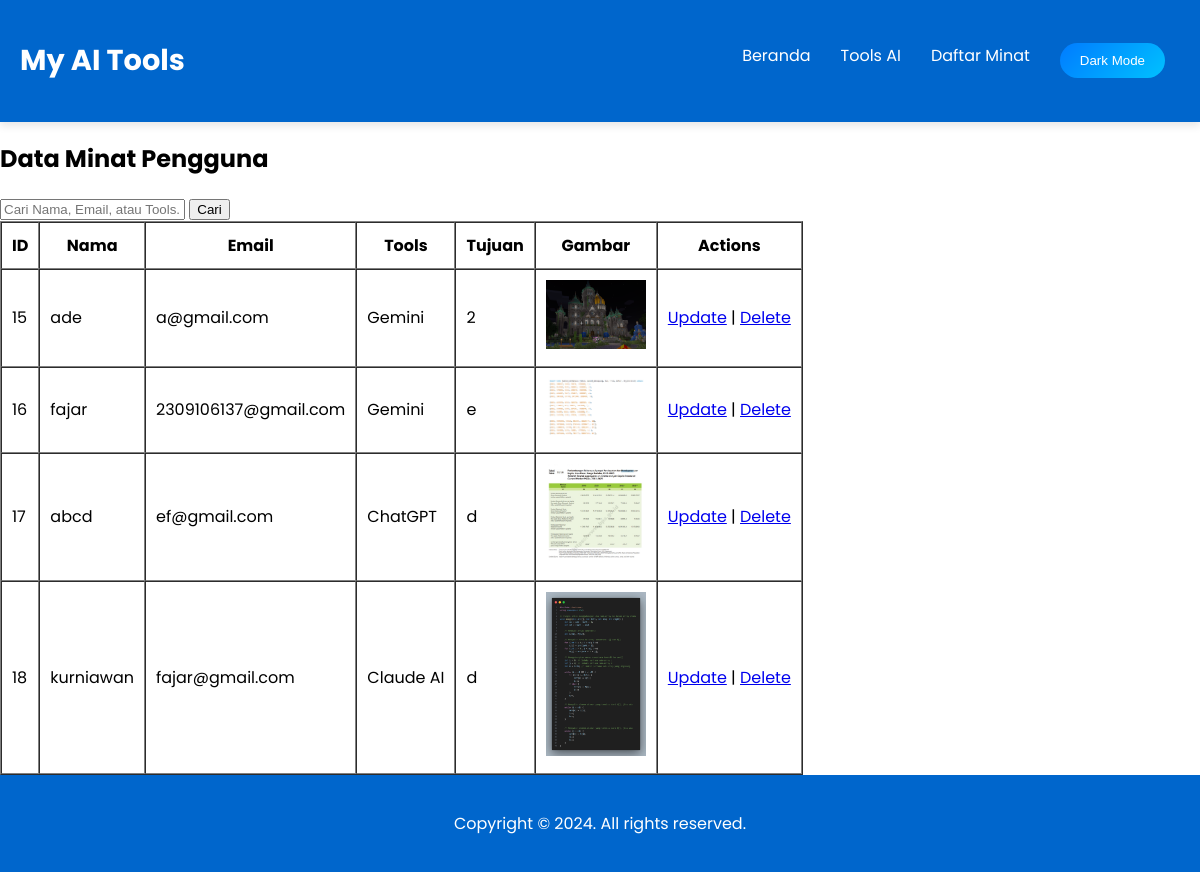
The app's page /admin.php with its own data.
### tables this page shows
CREATE TABLE `minat` (
  `id` int(11) NOT NULL,
  `nama` varchar(200) NOT NULL,
  `email` varchar(200) NOT NULL,
  `tools` enum('ChatGPT','Gemini','Claude AI','Blackbox','Perplexity AI') NOT NULL,
  `tujuan` varchar(200) NOT NULL,
  `file` varchar(100) NOT NULL
);

### admin.php (the view, shortened to what this page needs)
<!DOCTYPE html>
<html lang="en">
<head>
    <link rel="stylesheet" href="style.css">
</head>
<body>
    <?php include 'header.php'; ?>
    <main>
        <section>
            <h2>Data Minat Pengguna</h2>
            <form method="GET" action="admin.php">
                <input type="text" name="search" placeholder="Cari Nama, Email, atau Tools..." value="<?php echo isset($_GET['search']) ? $_GET['search'] : ''; ?>">
                <button type="submit">Cari</button>
            </form>
            <table border="1" cellpadding="10" cellspacing="0">
                <thead>
                    <tr>
                        <th>ID</th>
                        <th>Nama</th>
                        <th>Email</th>
                        <th>Tools</th>
                        <th>Tujuan</th>
                        <th>Gambar</th>
                        <th>Actions</th>
                    </tr>
                </thead>
                <tbody>
                    <?php
                        include 'koneksi.php';
                        if (isset($_GET['search'])) {
                            $search = $_GET['search'];
                            $sql = "SELECT * FROM minat WHERE nama LIKE '%$search%' OR email LIKE '%$search%' OR tools LIKE '%$search%'";
                        } else {
                            $sql = "SELECT * FROM minat";
                        }
                        $result = $conn->query($sql);
                        if ($result->num_rows > 0) {
                            while ($row = $result->fetch_assoc()) {
                                echo "<tr>
                                    <td>" . $row['id'] . "</td>
                                    <td>" . $row['nama'] . "</td>
                                    <td>" . $row['email'] . "</td>
                                    <td>" . $row['tools'] . "</td>
                                    <td>" . $row['tujuan'] . "</td>
                                    <td><img src='img/{$row['file']}' width='100px'></td>
                                    <td>
                                        <a href='update.php?id=" . urlencode($row['id']) . "'>Update</a> |
                                        <a href='delete.php?id=" . urlencode($row['id']) . "' onclick='return confirm(\"Apakah Anda yakin ingin menghapus data ini?\")'>Delete</a>
                                    </td>
                                </tr>";
                            }
                        } else {
                            echo "<tr><td colspan='7'>Tidak ada data ditemukan</td></tr>";
                        }
                    ?>
                </tbody>
            </table>
        </section>
    </main>
    <?php include 'footer.php'; ?>
</body>
</html>

### header.php (shortened to what this page needs)
<header>
        <div class="logo">
            <h1>My AI Tools</h1>
        </div>
        <nav>
            <ul class="navbar">
                <li><a href="#home">Beranda</a></li>
                <li><a href="#ai-tools">Tools AI</a></li>
                <li><a href="#form">Daftar Minat</a></li>
                <li><button class="theme-btn" onclick="dark()">Dark Mode</button></li>
            </ul>
        </nav>
    </header>

### footer.php
<footer>
        <p>Copyright &copy; 2024. All rights reserved.</p>
    </footer>

### style.css (style rules this page uses)
html { scroll-behavior: smooth; }
body { font-family: 'Poppins', sans-serif; margin: 0; padding: 0; transition: background-color 0.3s, color 0.3s; }
header { display: flex; justify-content: space-between; align-items: center; padding: 20px; background-color: #0066cc; box-shadow: 0 4px 8px rgba(0, 0, 0, 0.1); position: sticky; top: 0; z-index: 100; }
.logo h1 { font-size: 1.8em; color: white; }
.navbar { list-style: none; display: flex; }
.navbar li { margin: 0 15px; }
.navbar a { text-decoration: none; color: white; font-size: 1em; transition: color 0.3s; }
.theme-btn { background: linear-gradient(135deg, #007BFF, #00C1FF); border: none; border-radius: 25px; color: white; padding: 10px 20px; cursor: pointer; transition: background 0.3s; }
footer { text-align: center; padding: 20px; background-color: #0066cc; color: white; }

### records on screen
minat: id "15", nama "ade", email "a@gmail.com", tools "Gemini", tujuan "2", file (picture)
minat: id "16", nama "fajar", email "2309106137@gmail.com", tools "Gemini", tujuan "e", file (picture)
minat: id "17", nama "abcd", email "ef@gmail.com", tools "ChatGPT", tujuan "d", file (picture)
minat: id "18", nama "kurniawan", email "fajar@gmail.com", tools "Claude AI", tujuan "d", file (picture)
